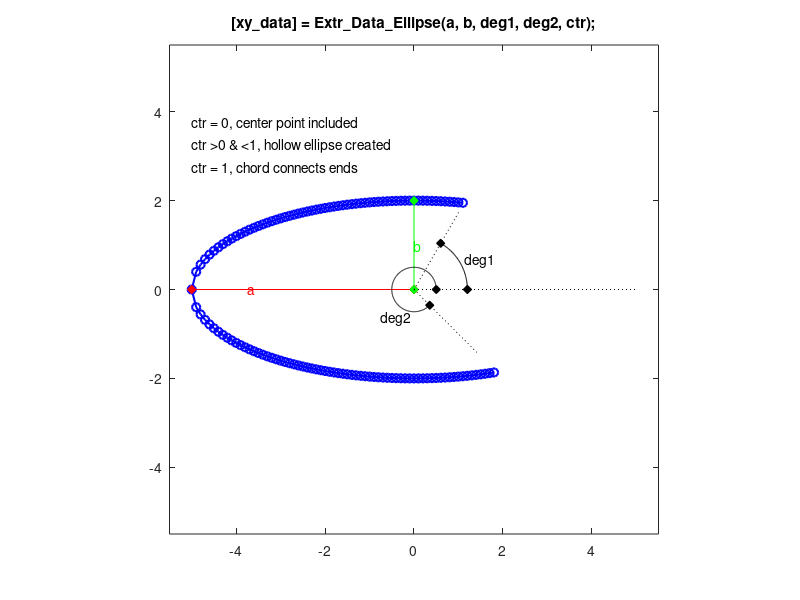

Write the MATLAB code that produced this figure.
function [xy_data] = Extr_Data_Ellipse(a, b, deg1, deg2, ctr, varargin)
%Extr_Data_Ellipse Produce extrusion data for an ellipse.
%   [xy_data] = Extr_Data_Ellipse(a, b, deg1, deg2, ctr, varargin)
%   This function returns x-y data for a ring.  
%   You can specify:
%       Radius 1        a
%       Radius 2        b
%       Start angle     deg1
%       Finish angle	deg2
%       Include Center	ctr
%
%   To see a plot showing parameter values, enter the name
%   of the function with no arguments
%   >> Extr_Data_Ellipse
%
%   To see a plot created with your parameter values, 
%   add 'plot' as the final argument
%   >> Extr_Data_Ellipse(5,2,60,315,1,'plot')

% Copyright 2012-2017 The MathWorks, Inc.

% DEFAULT DATA TO SHOW DIAGRAM
if (nargin == 0)
    a = 5;
    b = 2;
    deg1 = 60;
    deg2 = 315;
    ctr = 1;
end

% CHECK IF PLOT SHOULD BE PRODUCED
if (isempty(varargin))
    showplot = 'n';
else
    showplot = varargin;
end

% CALCULATE QUARTER ELLIPSE
xdata = a:-a/50:0;
for i=1:length(xdata)
	ydata(i) = b/a*sqrt(a^2-xdata(i)^2);
end

% FULL OUTER ELLIPSE
xy_data = [xdata -fliplr(xdata(1:end-1)) -xdata(2:end) fliplr(xdata(1:end-1)); ydata fliplr(ydata(1:end-1)) -ydata(2:end) -fliplr(ydata(1:end-1))]';

% DETERMINE START AND STOP
angles = unwrap(atan2(xy_data(:,2),xy_data(:,1)))*180/pi;
start = find(angles>=deg1);
start_ind = start(1);
finish = find(angles<=deg2);
finish_ind = finish(end);

if (ctr == 0)
    xy_data = [0 0; xy_data(start_ind:finish_ind,:)];
elseif (ctr == 1)
    xy_data = [xy_data(start_ind:finish_ind,:)];
else
    xy_data = [xy_data(start_ind:finish_ind,:);flipud(xy_data(start_ind:finish_ind,:))*ctr];
end


% PLOT DIAGRAM TO SHOW PARAMETERS AND EXTRUSION
if (nargin == 0 || strcmpi(showplot,'plot'))
    % PLOT EXTRUSION
    plot(xy_data(:,1),xy_data(:,2),'b-o','LineWidth',1.5);
    axis('square');
    axis([-1.1 1.1 -1.1 1.1]*max(a,b));
    
    % SHOW PARAMETERS
    hold on
    
    a_label_ang = 180;
    b_label_ang = 90;
    plot([0 a*(cos(a_label_ang*pi/180))],[0 a*(sin(a_label_ang*pi/180))],'r-d','MarkerFaceColor','r');
    text(cos(a_label_ang*pi/180)*0.75*a,sin(a_label_ang*pi/180)*0.75*a,'{\color{red}a}');
    
    plot([0 b*(cos(b_label_ang*pi/180))],[0 b*(sin(b_label_ang*pi/180))],'g-d','MarkerFaceColor','g');
    text(cos(b_label_ang*pi/180)*0.5*b,sin(b_label_ang*pi/180)*0.5*b,'{\color{green}b}');
    
    plot([0 a],[0 0],'k:');
    plot([0 b*cos(deg1*pi/180)],[0 b*sin(deg1*pi/180)],'k:');
    plot([0 b*cos(deg2*pi/180)],[0 b*sin(deg2*pi/180)],'k:');    

    arc1_r = 0.6*b;
    arc1 = [(0:1:deg1)]'*pi/180;
    plot(cos(arc1)*arc1_r,sin(arc1)*arc1_r,'k-');
    plot(cos(arc1(1))*arc1_r,sin(arc1(1))*arc1_r,'kd','MarkerFaceColor','k');
    plot(cos(arc1(end))*arc1_r,sin(arc1(end))*arc1_r,'kd','MarkerFaceColor','k');
    text(cos(deg1/2*pi/180)*arc1_r*1.1,sin(deg1/2*pi/180)*arc1_r*1.1,'deg1');

    arc2_r = 0.25*b;
    arc2 = [(0:1:deg2)]'*pi/180;
    plot(cos(arc2)*arc2_r,sin(arc2)*arc2_r,'k-');
    plot(cos(arc2(1))*arc2_r,sin(arc2(1))*arc2_r,'kd','MarkerFaceColor','k');
    plot(cos(arc2(end))*arc2_r,sin(arc2(end))*arc2_r,'kd','MarkerFaceColor','k');
    text(cos(0.7*deg2*pi/180)*arc2_r*2,sin(0.7*deg2*pi/180)*arc2_r*2,'deg2');
    
    text(-a,0.75*a,'ctr = 0, center point included');
    text(-a,0.65*a,'ctr >0 & <1, hollow ellipse created');
    text(-a,0.55*a,'ctr = 1, chord connects ends');
    
    title(['[xy\_data] = Extr\_Data\_Ellipse(a, b, deg1, deg2, ctr);']);
    hold off
    clear xy_data
end
